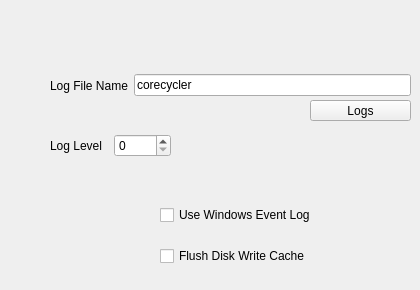
    <widget class="QWidget" name="logging_tab">
     <attribute name="title">
      <string>Logging</string>
     </attribute>
     <widget class="QWidget" name="horizontalLayoutWidget_23">
      <property name="geometry">
       <rect>
        <x>50</x>
        <y>70</y>
        <width>361</width>
        <height>31</height>
       </rect>
      </property>
      <layout class="QHBoxLayout" name="horizontalLayout_23">
       <item>
        <widget class="QLabel" name="logging_name_label">
         <property name="text">
          <string>Log File Name</string>
         </property>
        </widget>
       </item>
       <item>
        <widget class="QLineEdit" name="logging_name_lineEdit">
         <property name="text">
          <string>corecycler</string>
         </property>
         <property name="placeholderText">
          <string/>
         </property>
        </widget>
       </item>
      </layout>
     </widget>
     <widget class="QWidget" name="horizontalLayoutWidget_24">
      <property name="geometry">
       <rect>
        <x>50</x>
        <y>130</y>
        <width>121</width>
        <height>31</height>
       </rect>
      </property>
      <layout class="QHBoxLayout" name="horizontalLayout_24">
       <item>
        <widget class="QLabel" name="logging_logLevel_label">
         <property name="text">
          <string>Log Level</string>
         </property>
        </widget>
       </item>
       <item>
        <widget class="QSpinBox" name="logging_logLevel_spinBox">
         <property name="maximum">
          <number>4</number>
         </property>
        </widget>
       </item>
      </layout>
     </widget>
     <widget class="QWidget" name="verticalLayoutWidget_7">
      <property name="geometry">
       <rect>
        <x>160</x>
        <y>190</y>
        <width>171</width>
        <height>91</height>
       </rect>
      </property>
      <layout class="QVBoxLayout" name="verticalLayout_8">
       <item>
        <widget class="QCheckBox" name="logging_useWindowsEventLog_checkBox">
         <property name="text">
          <string>Use Windows Event Log</string>
         </property>
        </widget>
       </item>
       <item>
        <widget class="QCheckBox" name="logging_flushDiskWriteCache_checkBox">
         <property name="text">
          <string>Flush Disk Write Cache</string>
         </property>
        </widget>
       </item>
      </layout>
     </widget>
     <widget class="QToolButton" name="main_logsFolder_toolButton">
      <property name="geometry">
       <rect>
        <x>310</x>
        <y>100</y>
        <width>101</width>
        <height>21</height>
       </rect>
      </property>
      <property name="text">
       <string>Logs</string>
      </property>
     </widget>
    </widget>
